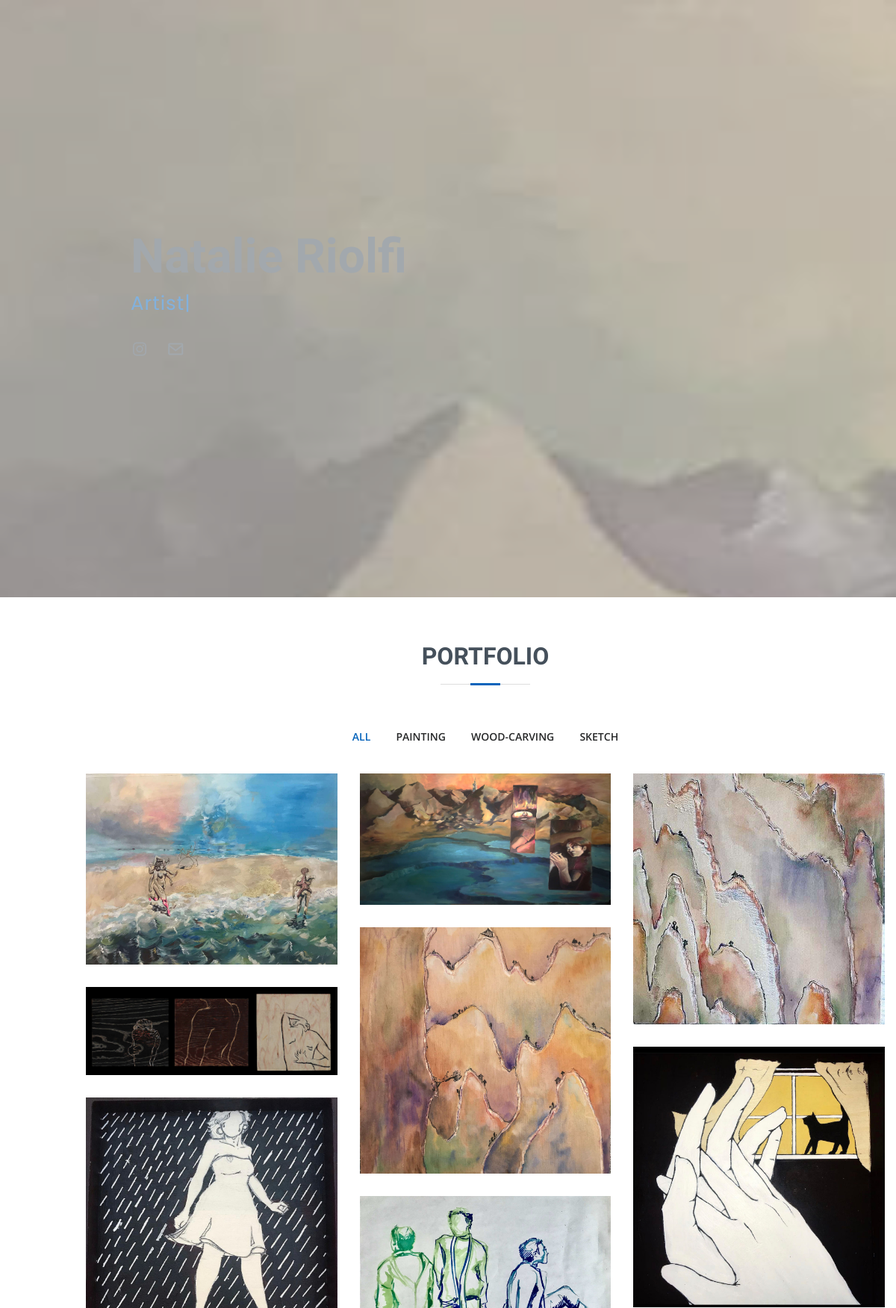
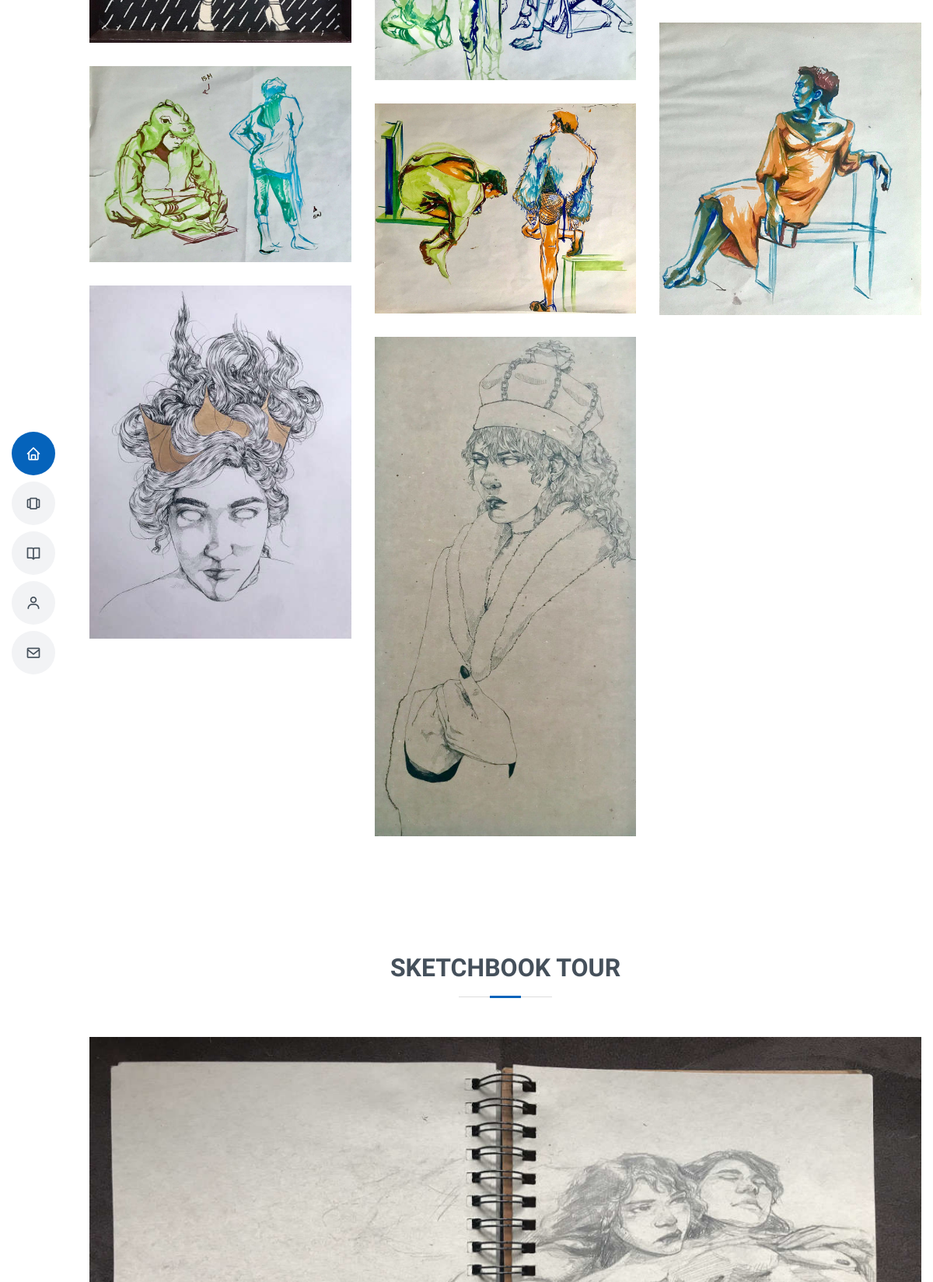
The page / (upper part) on the database its author committed (2 pictures, top to bottom).
### portfolio/models.py (models this page shows, shortened)
class ImageCategory(models.Model):
    category = models.TextField()
    class Meta:
        verbose_name_plural = "Image Category"

class PortfolioImage(models.Model):
    title = models.TextField()
    category = models.TextField()
    image = models.ImageField(upload_to='portfolioimages/')
    class Meta:
        verbose_name_plural = "Portfolio Image"

class SketchbookImage(models.Model):
    title = models.TextField()
    image = models.ImageField(upload_to='sketchbookimages/')
    class Meta:
        verbose_name_plural = "Sketchbook Image"

### portfolio/views.py (the view)
# urls.py: path('', views.index, name='index'),
def index(request):
    typer = Typer.objects.get()
    about = About.objects.get()
    imagecategories = ImageCategory.objects.all()
    portfolioimages = PortfolioImage.objects.all()
    sketchbookimages = SketchbookImage.objects.all()
    return TemplateResponse(request, 'index.html', {"about": about, "portfolioimages": portfolioimages, "imagecategories": imagecategories, "sketchbookimages": sketchbookimages, "typer": typer})

### portfolio/models.py (called while the page is built)
    def __str__(self):
        return self.about

### portfolio/templates/index.html (shortened to what this page needs)
<!DOCTYPE html>
<html lang="en">
{% load static %}
<head>
  <link rel="stylesheet" type="text/css" href="https://cdnjs.cloudflare.com/ajax/libs/slick-carousel/1.5.9/slick.min.css"/>
  <link rel="stylesheet" type="text/css" href="https://cdnjs.cloudflare.com/ajax/libs/slick-carousel/1.5.9/slick-theme.min.css"/>
  <link href="{% static 'assets/vendor/bootstrap/css/bootstrap.min.css' %}" rel="stylesheet">
  <link href="{% static 'assets/vendor/icofont/icofont.min.css' %}" rel="stylesheet">
  <link href="{% static 'assets/vendor/boxicons/css/boxicons.min.css' %}" rel="stylesheet">
  <link href="{% static 'assets/vendor/venobox/venobox.css' %}" rel="stylesheet">
  <link href="{% static 'assets/vendor/owl.carousel/assets/owl.carousel.min.css' %}" rel="stylesheet">
  <link href="{% static 'assets/vendor/aos/aos.css' %}" rel="stylesheet">
  <link href="{% static 'assets/css/style.css' %}" rel="stylesheet">
</head>
<body>
  <header id="header" class="d-flex flex-column justify-content-center">
    <nav class="nav-menu">
      <ul>
        <li class="active"><a href="#hero"><i class="bx bx-home"></i> <span>Home</span></a></li>
        <li><a href="#portfolio"><i class="bx bx-carousel"></i> <span>Portfolio</span></a></li>
        <li><a href="#sketchbook"><i class="bx bx-book-open"></i> <span>Sketchbook Tour</span></a></li>
        <li><a href="#about"><i class="bx bx-user"></i> <span>About</span></a></li>
        <li><a href="#contact"><i class="bx bx-envelope"></i> <span>Contact</span></a></li>
      </ul>
    </nav>
  </header>
  <section id="hero" class="d-flex flex-column justify-content-center">
    <div class="container introbox" data-aos="zoom-in" data-aos-delay="100">
      <h1>Natalie Riolfi</h1>
      <p><span class="typed" data-typed-items="{{ typer.words }}"></span></p>
      <div class="social-links">
        <a href="https://www.instagram.com/mavrxia/" class="instagram"><i class="bx bxl-instagram"></i></a>
        <a href="mailto:mavrxia@gmail.com" class="linkedin"><i class="bx bx-envelope"></i></a>
      </div>
    </div>
  </section>
  <main id="main">
    <section id="portfolio" class="portfolio section-bg">
      <div class="container" data-aos="fade-up">
        <div class="section-title">
          <h2>Portfolio</h2>
        </div>
        <div class="row">
          <div class="col-lg-12 d-flex justify-content-center" data-aos="fade-up" data-aos-delay="100">
            <ul id="portfolio-flters">
              <li data-filter="*" class="filter-active">All</li>
              {% for category in imagecategories %}
                <li data-filter=".filter-{{ category.category }}">{{ category.category }}</li>
              {% endfor %}
            </ul>
          </div>
        </div>
        <div class="row portfolio-container" data-aos="fade-up" data-aos-delay="200">
        {% for image in portfolioimages %}
            <div class="col-lg-4 col-md-6 portfolio-item filter-{{ image.category }}">
              <div class="portfolio-wrap">
                <img src="{{ image.image.url }}" class="img-fluid" alt="">
              </div>
            </div>
        {% endfor %}
        </div>
      </div>
    </section>
    <section id="sketchbook" class="sketchbook">
      <div class="container" data-aos="fade-up">
        <div class="section-title">
          <h2>Sketchbook Tour</h2>
        </div>
        <div class="main">
          <div class="slider slider-for">
            {% for image in sketchbookimages %}
              <div><img src="{{ image.image.url }}"></img></div>
            {% endfor %}
          </div>
        </div>
      </div>
    </section>
  </main>
</body>
</html>

### portfolio/static/assets/css/style.css (style rules this page uses)
body { font-family: "Open Sans", sans-serif; color: #272829; }
a { color: #0563bb; }
h1, h2, h3, h4, h5, h6 { font-family: "Raleway", sans-serif; }
#header { position: fixed; top: 0; left: 0; bottom: 0; z-index: 9997; transition: all 0.5s; padding: 15px; overflow-y: auto; }
@media (min-width: 992px) { #main { margin-left: 100px; } }
.nav-menu * { margin: 0; padding: 0; list-style: none; }
.nav-menu > ul > li { position: relative; white-space: nowrap; }
.nav-menu a { display: flex; align-items: center; color: #45505b; padding: 10px 18px; margin-bottom: 8px; transition: 0.3s; font-size: 15px; border-radius: 50px; background: #f2f3f5; height: 56px; width: 100%; overflow: hidden; transition: 0.3s; }
.nav-menu a i { font-size: 20px; }
@media (min-width: 992px) { .nav-menu a { width: 56px; } }
.nav-menu a:hover, .nav-menu .active > a, .nav-menu li:hover > a { color: #fff; background: #0563bb; }
#hero { width: 100%; height: 100vh; background: url("../img/portfolio/In_a_Week.jpg") no-repeat fixed left; background-size: cover; -o-background-size: cover; -moz-background-size: cover; -webkit-background-size: cover; position: relative; }
@media (min-width: 992px) { #hero { padding-left: 160px; } }
#hero:before { content: ""; background: rgba(255, 255, 255, 0.5); position: absolute; bottom: 0; top: 0; left: 0; right: 0; }
#hero h1 { margin: 0; font-size: 64px; font-weight: 700; line-height: 56px; color: #45505b; }
#hero p { color: #45505b; margin: 15px 0 0 0; font-size: 26px; font-family: "Poppins", sans-serif; }
#hero p span { color: #0563bb; letter-spacing: 1px; }
#hero .social-links { margin-top: 30px; }
#hero .social-links a { font-size: 24px; display: inline-block; color: #45505b; line-height: 1; margin-right: 20px; transition: 0.3s; }
section { padding: 60px 0; overflow: hidden; }
.section-title { text-align: center; padding-bottom: 30px; }
.section-title h2 { font-size: 32px; font-weight: bold; text-transform: uppercase; margin-bottom: 20px; padding-bottom: 20px; position: relative; color: #45505b; }
.section-title h2::before { content: ''; position: absolute; display: block; width: 120px; height: 1px; background: #ddd; bottom: 1px; left: calc(50% - 60px); }
.section-title h2::after { content: ''; position: absolute; display: block; width: 40px; height: 3px; background: #0563bb; bottom: 0; left: calc(50% - 20px); }
.portfolio .portfolio-item { margin-bottom: 30px; }
.portfolio #portfolio-flters { padding: 0; margin: 0 auto 25px auto; list-style: none; text-align: center; background: #fff; border-radius: 50px; padding: 2px 15px; }
.portfolio #portfolio-flters li { cursor: pointer; display: inline-block; padding: 10px 15px; font-size: 14px; font-weight: 600; line-height: 1; text-transform: uppercase; color: #272829; margin-bottom: 5px; transition: all 0.3s ease-in-out; }
.portfolio #portfolio-flters li:hover, .portfolio #portfolio-flters li.filter-active { color: #0563bb; }
.portfolio #portfolio-flters li:last-child { margin-right: 0; }
.portfolio .portfolio-wrap { transition: 0.3s; position: relative; overflow: hidden; z-index: 1; background: rgba(69, 80, 91, 0.8); }
.portfolio .portfolio-wrap::before { content: ""; background: rgba(255, 255, 255, 0.7); position: absolute; left: 30px; right: 30px; top: 30px; bottom: 30px; transition: all ease-in-out 0.3s; z-index: 2; opacity: 0; }
.main { font-family:Arial; display:block; margin:0 auto; }
.slider-for img { width: 100%; }

### rows shown on the page
ImageCategory: category "PAINTING"
ImageCategory: category "WOOD-CARVING"
ImageCategory: category "SKETCH"
PortfolioImage: image (picture)
PortfolioImage: image (picture)
PortfolioImage: image (picture)
PortfolioImage: image (picture)
PortfolioImage: image (picture)
PortfolioImage: image (picture)
PortfolioImage: image (picture)
PortfolioImage: image (picture)
PortfolioImage: image (picture)
PortfolioImage: image (picture)
PortfolioImage: image (picture)
PortfolioImage: image (picture)
PortfolioImage: image (picture)
SketchbookImage: image (picture)
